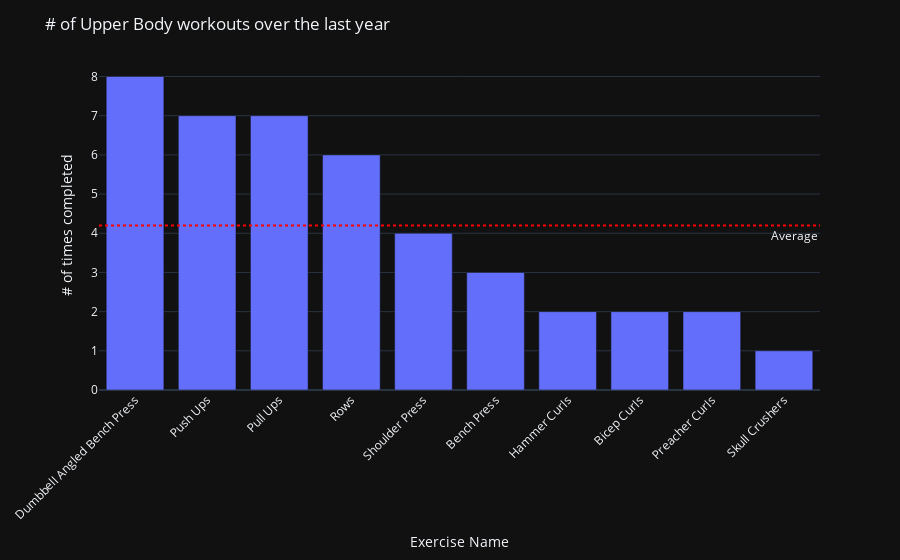

Write notebook code for a chart like this one.
### Code cell
upper_body_df = merged_df[merged_df['category'] == 'Upper Body']
fig = px.bar(upper_body_df['exercise'].value_counts(), x=upper_body_df['exercise'].value_counts().index, y=upper_body_df['exercise'].value_counts().values, template="plotly_dark")
fig.update_layout(title="# of Upper Body workouts over the last year", xaxis_title="Exercise Name", yaxis_title="# of times completed", xaxis_tickangle=-45)
fig.add_hline(y=upper_body_df['exercise'].value_counts().mean(), line_dash="dot", line_color="red", annotation_text="Average", annotation_position="bottom right")
fig.show()

### Figure 1 — Plotly figure (JSON) as saved in the notebook; plotly's stock layout.template omitted (floating-point values rounded to 4 significant figures)
{"data": [{"alignmentgroup": "True", "hovertemplate": "x=%{x}<br>y=%{y}<extra></extra>", "legendgroup": "", "marker": {"color": "#636efa", "pattern": {"shape": ""}}, "name": "", "offsetgroup": "", "orientation": "v", "showlegend": false, "textposition": "auto", "type": "bar", "x": ["Dumbbell Angled Bench Press", "Push Ups", "Pull Ups", "Rows", "Shoulder Press", "Bench Press", "Hammer Curls", "Bicep Curls", "Preacher Curls", "Skull Crushers"], "xaxis": "x", "y": [8, 7, 7, 6, 4, 3, 2, 2, 2, 1], "yaxis": "y"}], "layout": {"annotations": [{"showarrow": false, "text": "Average", "x": 1, "xanchor": "right", "xref": "x domain", "y": 4.2, "yanchor": "top", "yref": "y"}], "barmode": "relative", "legend": {"tracegroupgap": 0}, "margin": {"t": 60}, "shapes": [{"line": {"color": "red", "dash": "dot"}, "type": "line", "x0": 0, "x1": 1, "xref": "x domain", "y0": 4.2, "y1": 4.2, "yref": "y"}], "title": {"text": "# of Upper Body workouts over the last year"}, "xaxis": {"anchor": "y", "domain": [0, 1], "tickangle": -45, "title": {"text": "Exercise Name"}}, "yaxis": {"anchor": "x", "domain": [0, 1], "title": {"text": "# of times completed"}}}}
